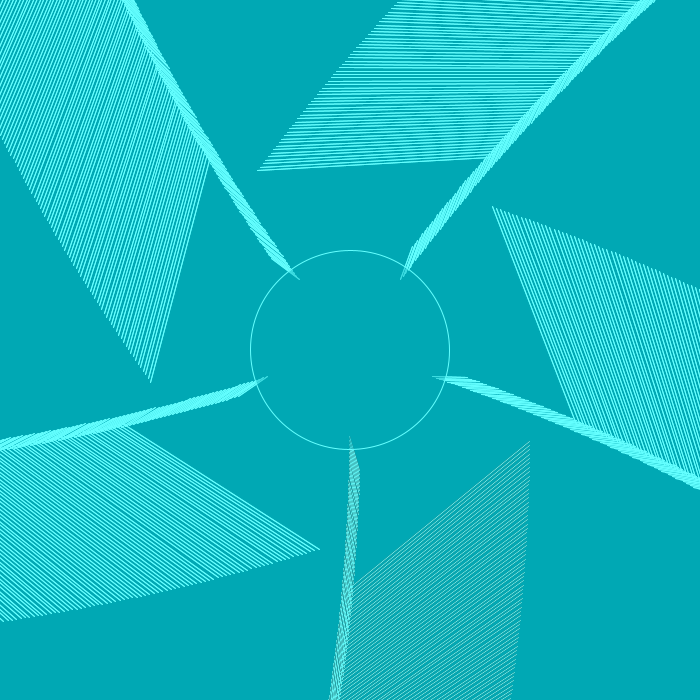
Frame 1 (no input)
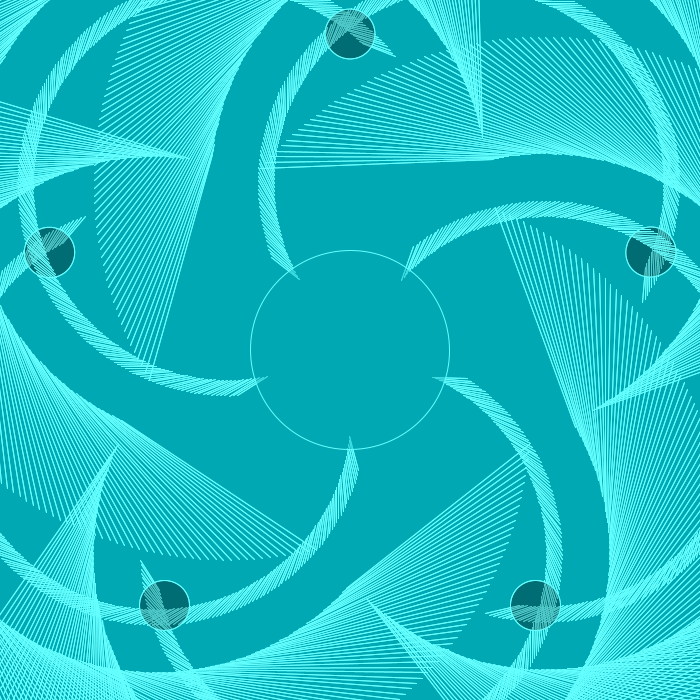
Frame 60 (the mouse pressed at the canvas centre just before this capture)
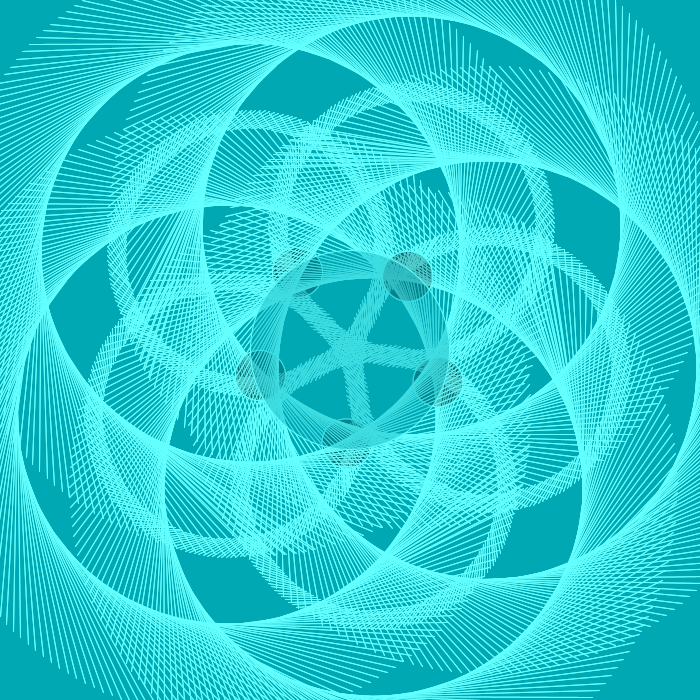
Frame 120 (the mouse held since frame 60 and released just before this capture)

The Processing sketch that drew these frames (run headless with seeded random() and noise(); from frame 60 on, the mouse is pressed at the canvas centre):

// Processing sketch: processing_10410
// ── processing_10410.pde

float inc = 3;
float dim = 200; 
boolean isBackGround = true;
boolean isFade = false;
int LONGITUD = 200;
int NUM_TALLOS = 10;
void setup() {
  size(700,700);

  smooth();
}
void draw() {

  if ( isBackGround  == true){ 
    background(0,168,180);
  } 
  if (isFade) hazFade();
  inc += 0.1;
  float angle = sin(inc) /20.0 ;
  translate(width/2,height/2); 
  for (int i = 0; i < NUM_TALLOS; i++) { 
    tail(0,dim/3, LONGITUD, angle); 
    rotate(PI*8/NUM_TALLOS);
  }
  fill(0,168,180,100);
  stroke(100,255,255,500);
  ellipse(0,0,dim,dim);
}
void tail(float x,float y, int units, float angle) {
  pushMatrix();
  translate(x, y);
  
  for (int i =0 ; i < units; i++) {
    rotate(angle);
    translate(0,4);
    line(0, 168, 180, 20);
    line(0,16,10,50);
    
    
  }
  fill(0,0,0,50);
  stroke(100,255,255,500);
  strokeWeight(1);
  ellipse(0,0,50,50);
  popMatrix();
}

void hazFade(){
  isBackGround = false;
  fill(255,255,255,100);
  noStroke();
  rect(0,0,width,height);
}

void keyPressed() {
  switch(key) {
  case '+': 
    println("has pulsado la tecla +");
    break;
  case '-': 
    println("has pulsado la tecla -");
    break;

  case 'F': 
  case 'f':
    isFade = !isFade;
    break;
  case 's': 
  case 'S': 
    println("salvamos IMAGEN");
    save("out/filename-"+frameCount+".png");
    break;

  case 'b': 
  case 'B': 
    isBackGround =! isBackGround;

    break;
  }
}
